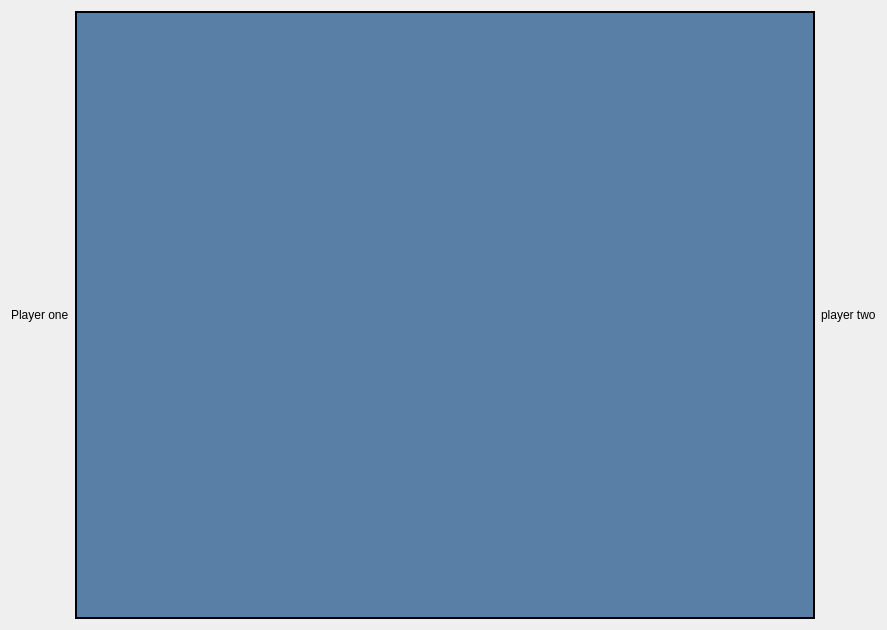
<?xml version="1.0" encoding="UTF-8"?>
<ui version="4.0">
 <class>Widget</class>
 <widget class="QWidget" name="Widget">
  <property name="geometry">
   <rect>
    <x>0</x>
    <y>0</y>
    <width>887</width>
    <height>630</height>
   </rect>
  </property>
  <property name="windowTitle">
   <string>Widget</string>
  </property>
  <layout class="QGridLayout" name="gridLayout">
   <item row="0" column="0">
    <widget class="QLabel" name="label">
     <property name="text">
      <string>Player one</string>
     </property>
    </widget>
   </item>
   <item row="0" column="1">
    <widget class="QGraphicsView" name="graphicsView">
     <property name="styleSheet">
      <string notr="true">background-color: rgb(90, 127, 166);

border: 2px solid black;</string>
     </property>
    </widget>
   </item>
   <item row="0" column="2">
    <widget class="QLabel" name="label_2">
     <property name="text">
      <string>player two</string>
     </property>
    </widget>
   </item>
  </layout>
 </widget>
 <resources/>
 <connections/>
</ui>
